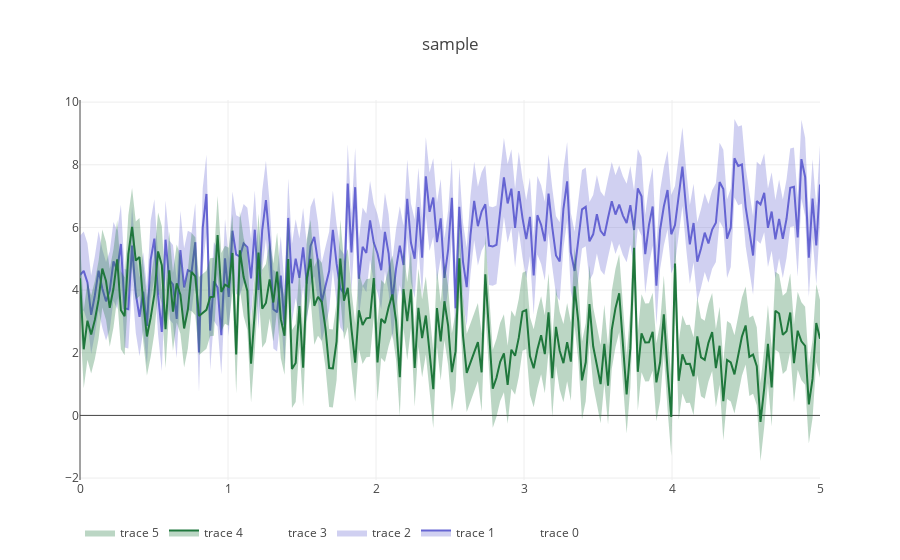

Notebook code cell kept with this figure:
### Markdown cell above
# Spreads

We've all heard of Hedge funds. But how did they get their name? I recently found that the name came from something calling Spreads. The idea was simple: in a perfect market data is completely random. Any imbalances are quickly exploited by traders who immediately make profit. 

### Example of when you need to start using spreads

You are a large company and you buy a large quantity of oil contracts (say, 10% of the entire market). The market reacts: supply drops but demand remains the same and therefore the price should go up. If you are carefully watching these changes in the market something like this would set your alarm off. What would you do? 

The answer is simple. Immediately sell some of your contracts and increase the supply in the market. Within a couple of days the market returns to the price set before you bought the oil contracts. When the market stabalizes, immediate buy back your contracts for the cheaper price. 

This concept is called "shorting" and many, many players in the market participate. There is a low probability, therefore, you will have the opporutnity to participate with any reasonable gains. 

### Introducing Spreads

The market is random, and quickly corrects for sudden changes. What do you do? One great and simple idea was to sell contracts in pairs. One contract acts as a long term bet that it will increase in price, and another acts as a short-term bet that it's price will decrease. This acts as a counter-balance. 

If two contracts are similar in price and you expect one to increase and one to decrease in price, this is a perfect siuation that guides a spread.

### Code cell
# Simulate a spread of data
n = 200
x = np.linspace(0, 5, num=n)
y1 = (np.arctan(x - 2) + 2 * np.e) + np.random.normal(size=n)
s1 = np.std(y1)
y2 = -1 * np.arctan(x - 2) + 3 + np.random.normal(size=n)
s2 = np.std(y2)

ub1 = Scatter(
    x=x,
    y=y1 + s1,
    mode='lines',
    marker=dict(color="444"),
    line=dict(width=0),
    fillcolor='rgba(101, 100, 210, 0.3)',
    fill='tonexty')

lb1 = Scatter(
    x=x, y=y1 - s1, marker=dict(color="444"), line=dict(width=0), mode='lines')

t1 = Scatter(
    x=x,
    y=y1,
    mode='lines',
    line=dict(color='rgb(101, 100, 210)'),
    fillcolor='rgba(101, 100, 210, 0.3)',
    fill='tonexty'    
    )

ub2 = Scatter(
    x=x,
    y=y2 + s2,
    mode='lines',
    marker=dict(color="444"),
    line=dict(width=0),
    fillcolor='rgba(31, 119, 60, 0.3)',
    fill='tonexty')

lb2 = Scatter(
    x=x, y=y2 - s2, mode='lines', marker=dict(color="444"), line=dict(width=0))

t2 = Scatter(
    x=x,
    y=y2,
    fill='tonexty',
    mode='lines',
    line=dict(color='rgb(31, 119, 60)'),
    fillcolor='rgba(31, 119, 60, 0.3)')

data = [lb1, t1, ub1, lb2, t2, ub2]
plot(data, title='sample')

### Figure 1 — Plotly figure (JSON) as saved in the notebook; plotly's stock layout.template omitted (floating-point values rounded to 4 significant figures; data arrays with more than 128 entries replaced by an {"elided": "..."} marker saying what was removed)
{"data": [{"hoverinfo": "skip", "line": {"width": 0}, "marker": {"color": "444"}, "mode": "lines", "type": "scatter", "x": {"elided": "200 float values"}, "y": {"elided": "200 float values"}}, {"fill": "tonexty", "fillcolor": "rgba(101, 100, 210, 0.3)", "hoverinfo": "skip", "line": {"color": "rgb(101, 100, 210)"}, "mode": "lines", "type": "scatter", "x": {"elided": "200 float values"}, "y": {"elided": "200 float values"}}, {"fill": "tonexty", "fillcolor": "rgba(101, 100, 210, 0.3)", "hoverinfo": "skip", "line": {"width": 0}, "marker": {"color": "444"}, "mode": "lines", "type": "scatter", "x": {"elided": "200 float values"}, "y": {"elided": "200 float values"}}, {"hoverinfo": "skip", "line": {"width": 0}, "marker": {"color": "444"}, "mode": "lines", "type": "scatter", "x": {"elided": "200 float values"}, "y": {"elided": "200 float values"}}, {"fill": "tonexty", "fillcolor": "rgba(31, 119, 60, 0.3)", "hoverinfo": "skip", "line": {"color": "rgb(31, 119, 60)"}, "mode": "lines", "type": "scatter", "x": {"elided": "200 float values"}, "y": {"elided": "200 float values"}}, {"fill": "tonexty", "fillcolor": "rgba(31, 119, 60, 0.3)", "hoverinfo": "skip", "line": {"width": 0}, "marker": {"color": "444"}, "mode": "lines", "type": "scatter", "x": {"elided": "200 float values"}, "y": {"elided": "200 float values"}}], "layout": {"legend": {"orientation": "h"}, "title": "sample", "xaxis": {"fixedrange": true}, "yaxis": {"fixedrange": true}}}
